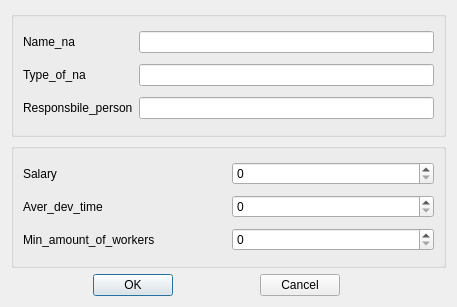
<?xml version="1.0" encoding="UTF-8"?>
<ui version="4.0">
 <class>DialogAdd</class>
 <widget class="QDialog" name="DialogAdd">
  <property name="geometry">
   <rect>
    <x>0</x>
    <y>0</y>
    <width>457</width>
    <height>307</height>
   </rect>
  </property>
  <property name="windowTitle">
   <string>Dialog</string>
  </property>
  <layout class="QGridLayout" name="gridLayout_3">
   <item row="2" column="4">
    <spacer name="horizontalSpacer_2">
     <property name="orientation">
      <enum>Qt::Horizontal</enum>
     </property>
     <property name="sizeHint" stdset="0">
      <size>
       <width>100</width>
       <height>20</height>
      </size>
     </property>
    </spacer>
   </item>
   <item row="2" column="0">
    <spacer name="horizontalSpacer">
     <property name="orientation">
      <enum>Qt::Horizontal</enum>
     </property>
     <property name="sizeHint" stdset="0">
      <size>
       <width>56</width>
       <height>20</height>
      </size>
     </property>
    </spacer>
   </item>
   <item row="1" column="0" colspan="5">
    <widget class="QGroupBox" name="groupBox_2">
     <property name="title">
      <string/>
     </property>
     <layout class="QGridLayout" name="gridLayout_2">
      <item row="0" column="0">
       <widget class="QLabel" name="label_6">
        <property name="text">
         <string>Salary</string>
        </property>
       </widget>
      </item>
      <item row="0" column="1">
       <widget class="QSpinBox" name="spinBox_Salary">
        <property name="maximum">
         <number>100000</number>
        </property>
       </widget>
      </item>
      <item row="1" column="0">
       <widget class="QLabel" name="label_7">
        <property name="text">
         <string>Aver_dev_time</string>
        </property>
       </widget>
      </item>
      <item row="1" column="1">
       <widget class="QSpinBox" name="spinBox_Aver_dev_time">
        <property name="maximum">
         <number>31</number>
        </property>
       </widget>
      </item>
      <item row="2" column="0">
       <widget class="QLabel" name="label_8">
        <property name="text">
         <string>Min_amount_of_workers</string>
        </property>
       </widget>
      </item>
      <item row="2" column="1">
       <widget class="QSpinBox" name="spinBoxMin_amount_of_workers">
        <property name="maximum">
         <number>10</number>
        </property>
       </widget>
      </item>
     </layout>
    </widget>
   </item>
   <item row="2" column="1">
    <widget class="QPushButton" name="pushButtonOK">
     <property name="text">
      <string>OK</string>
     </property>
    </widget>
   </item>
   <item row="2" column="2">
    <spacer name="horizontalSpacer_3">
     <property name="orientation">
      <enum>Qt::Horizontal</enum>
     </property>
     <property name="sizeHint" stdset="0">
      <size>
       <width>40</width>
       <height>20</height>
      </size>
     </property>
    </spacer>
   </item>
   <item row="0" column="0" colspan="5">
    <widget class="QGroupBox" name="groupBox">
     <property name="title">
      <string/>
     </property>
     <layout class="QGridLayout" name="gridLayout">
      <item row="0" column="1">
       <widget class="QLineEdit" name="lineEdit_Name_na"/>
      </item>
      <item row="1" column="1">
       <widget class="QLineEdit" name="lineEdit_Type_of_na"/>
      </item>
      <item row="2" column="0">
       <widget class="QLabel" name="label_4">
        <property name="text">
         <string>Responsbile_person</string>
        </property>
       </widget>
      </item>
      <item row="2" column="1">
       <widget class="QLineEdit" name="lineEdit_Responsbile_person"/>
      </item>
      <item row="0" column="0">
       <widget class="QLabel" name="label_2">
        <property name="text">
         <string>Name_na   </string>
        </property>
       </widget>
      </item>
      <item row="1" column="0">
       <widget class="QLabel" name="label_3">
        <property name="text">
         <string>Type_of_na </string>
        </property>
       </widget>
      </item>
     </layout>
    </widget>
   </item>
   <item row="2" column="3">
    <widget class="QPushButton" name="pushButtonCancel">
     <property name="text">
      <string>Cancel</string>
     </property>
    </widget>
   </item>
  </layout>
 </widget>
 <resources/>
 <connections>
  <connection>
   <sender>pushButtonOK</sender>
   <signal>clicked()</signal>
   <receiver>DialogAdd</receiver>
   <slot>accept()</slot>
   <hints>
    <hint type="sourcelabel">
     <x>223</x>
     <y>346</y>
    </hint>
    <hint type="destinationlabel">
     <x>222</x>
     <y>185</y>
    </hint>
   </hints>
  </connection>
  <connection>
   <sender>pushButtonCancel</sender>
   <signal>clicked()</signal>
   <receiver>DialogAdd</receiver>
   <slot>reject()</slot>
   <hints>
    <hint type="sourcelabel">
     <x>278</x>
     <y>346</y>
    </hint>
    <hint type="destinationlabel">
     <x>222</x>
     <y>185</y>
    </hint>
   </hints>
  </connection>
 </connections>
</ui>
